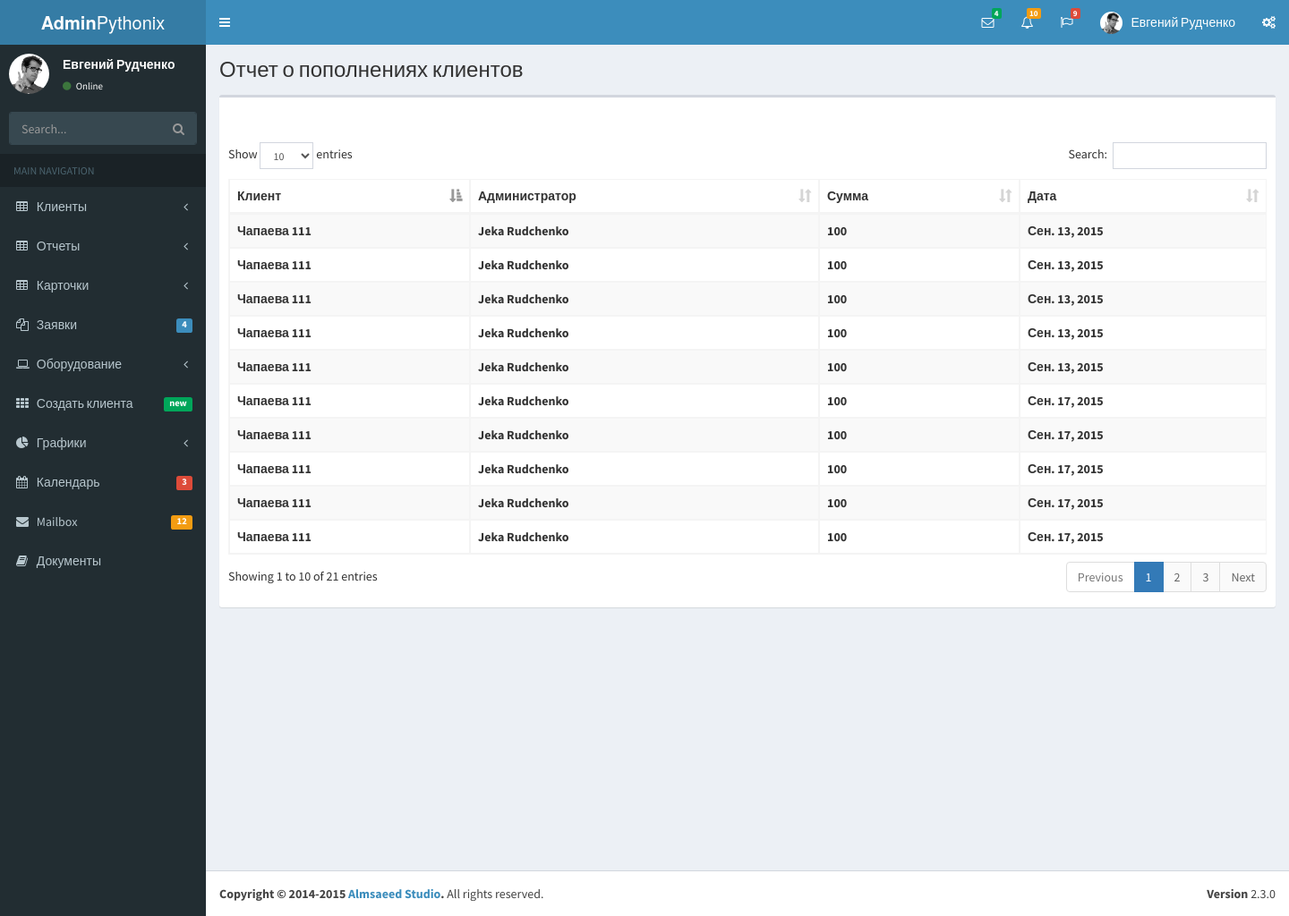
The app's page /pythonix_admin/report_pay_admin_list/ (signed in) with its own data.
### app_admin/models.py (models this page shows, shortened)
class ReportPayAdmin(models.Model):
    id_admin_select = models.ForeignKey(AdminProfile, verbose_name='Выбор Администратора')
    id_client_select = models.ForeignKey(Clients, verbose_name='Выбор Клиента')
    sum = models.IntegerField(verbose_name='Сумма пополнения')
    date_of_refill = models.DateField(verbose_name='Дата пополнения', auto_now_add=True)
    class Meta:
        verbose_name = u"Пополнение администратором"
        verbose_name_plural = u"Пополнение администратором"
        db_table = "report_pay_admin"

class Clients(User):
    objects = UserManager()
    ip_address = models.GenericIPAddressField(verbose_name='IP адрес клиена')
    ipv6_address = models.GenericIPAddressField(verbose_name='IPv6 адрес клиена', default="2001:0db8:11a3:09d7:1f34:8a2e:07a0:765d")
    send_sms = models.BooleanField(verbose_name='Желание получать смс', default=False)
    select_tarif = models.ForeignKey(Tarifs, verbose_name='Выбор тарифа')
    select_clients_group = models.ForeignKey(ClientsGroups, verbose_name='Выбор группы клиентов')
    create_date = models.DateField(verbose_name='Дата подключения', auto_now_add=True)
    end_used_date = models.DateField(verbose_name='Дата окончяния услуги', default=(datetime.datetime.now() + datetime.timedelta(days=7)))
    select_street = models.ForeignKey(Streets, verbose_name='Выбор улицы')
    mobile_phone = models.CharField(max_length=50, verbose_name='Мобильный телефон', blank=True, null=True,)
    home_address = models.CharField(max_length=50, verbose_name='Домашний адрес', blank=True, null=True,)
    network_traffic_per_day = models.IntegerField(verbose_name='Сетевой трафик за день', null=True, default=0)
    network_traffic_for_the_month = models.IntegerField(verbose_name='Сетевой трафик за месяц', null=True, default=0)
    balance = models.IntegerField(verbose_name='Баланс', default=0)
    internet_status = models.BooleanField(verbose_name='Статус клиента, доступ разрешен/запрещен', default=1)
    error_card = models.IntegerField(verbose_name='Ошибки пополнения карточкой', null=True, default=0)
    deleted_user = models.BooleanField(default=False, verbose_name='Статус удаления пользователя')
    key = models.CharField(max_length=50, default="000000000")
    class Meta:
        verbose_name = u"Клиент"
        verbose_name_plural = u"Клиенты"
        db_table = "clients"

class Streets(models.Model):
    title = models.CharField(max_length=150, verbose_name='Название улицы')
    select_physical_network = models.ForeignKey(PhysicalNetwork, verbose_name='Выбор физической сети')
    class Meta:
        verbose_name = u'Улицу'
        verbose_name_plural = u'Улицы'
        db_table = 'streets'

### app_admin/views.py (the view)
class ReportPayAdminList(admin_mixin.BaseAdminContentMixin, ListView):
    template_name = 'app_admin/report_pay_list.html'
    context_object_name = 'report_pay_list'
    def get_queryset(self):
        return app_admin_models.ReportPayAdmin.objects.all()

### app_core/admin_mixin.py (called while the page is built)
    @method_decorator(login_required)
    def dispatch(self, request, *args, **kwargs):
        try:
            ca = app_admin_models.AdminProfile.objects.get(id=self.request.user.id)
        except:
            if User.objects.get(id=self.request.user.id).is_superuser == False:
                return HttpResponseForbidden()
        return super(BaseAdminContentMixin, self).dispatch(request, *args, **kwargs)

    def get_context_data(self, **kwargs):
        context = super(BaseAdminContentMixin, self).get_context_data(**kwargs)
        context['access_clients_groups'] = app_admin_models.ClientsGroups.objects.filter(select_admin=self.request.user)
        context['clients_count'] = app_admin_models.Clients.objects.all().count()
        return context

### app_admin/templates/app_admin/report_pay_list.html (shortened to what this page needs)
{% extends 'app_admin/base.html' %}
{% load staticfiles %}
{% block css_block %}
    <link rel="stylesheet" href="{% static "bootstrap/css/bootstrap.min.css" %}">
    <link rel="stylesheet" href="https://maxcdn.bootstrapcdn.com/font-awesome/4.4.0/css/font-awesome.min.css">
    <link rel="stylesheet" href="https://code.ionicframework.com/ionicons/2.0.1/css/ionicons.min.css">
    <link rel="stylesheet" href="{% static "plugins/datatables/dataTables.bootstrap.css" %}">
    <link rel="stylesheet" href="{% static "dist/css/AdminLTE.min.css" %}">
    <link rel="stylesheet" href="{% static "dist/css/skins/_all-skins.min.css" %}">
{% endblock %}
{% block Content %}
    <div class="content-wrapper">
        <section class="content-header">
          <h1>
            Отчет о пополнениях клиентов
          </h1>
        </section>
        <section class="content">
          <div class="row">
            <div class="col-xs-12">
              <div class="box">
                <div class="box-header">
                </div>
                <div class="box-body">
                  <table id="example1" class="table table-bordered table-striped">
                    <thead>
                      <tr>
                        <th>Клиент</th>
                        <th>Администратор</th>
                        <th>Сумма</th>
                        <th>Дата</th>
                      </tr>
                    </thead>
                    <tbody>
                      {% for pay in report_pay_list %}
                      <tr>
                        <th>{{ pay.id_client_select.select_street.title }} {{ pay.id_client_select.home_address }}</th>
                        <th>{{ pay.id_admin_select.first_name }} {{ pay.id_admin_select.last_name }}</th>
                        <th>{{ pay.sum }}</th>
                        <th>{{ pay.date_of_refill }}</th>
                      </tr>
                        {% endfor %}
                    </tbody>
                  </table>
                </div>
              </div>
            </div>
          </div>
        </section>
      </div>
{% endblock %}

### app_admin/templates/app_admin/base.html (shortened to what this page needs)
<!DOCTYPE html>
<html>
  <head>
    {% load staticfiles %}
    {% block css_block %}{% endblock %}
  </head>
  <body class="hold-transition skin-blue sidebar-mini">
    <div class="wrapper">
      <header class="main-header">
        <a href="{% url 'pythonix_admin:pythonix_admin' %}" class="logo">
          <span class="logo-lg"><b>Admin</b>Pythonix</span>
        </a>
        <nav class="navbar navbar-static-top" role="navigation">
          <a href="#" class="sidebar-toggle" data-toggle="offcanvas" role="button">
          </a>
          <div class="navbar-custom-menu">
            <ul class="nav navbar-nav">
              <li class="dropdown messages-menu">
                <a href="#" class="dropdown-toggle" data-toggle="dropdown">
                  <i class="fa fa-envelope-o"></i>
                  <span class="label label-success">4</span>
                </a>
              </li>
              <li class="dropdown notifications-menu">
                <a href="#" class="dropdown-toggle" data-toggle="dropdown">
                  <i class="fa fa-bell-o"></i>
                  <span class="label label-warning">10</span>
                </a>
              </li>
              <li class="dropdown tasks-menu">
                <a href="#" class="dropdown-toggle" data-toggle="dropdown">
                  <i class="fa fa-flag-o"></i>
                  <span class="label label-danger">9</span>
                </a>
              </li>
              <li class="dropdown user user-menu">
                <a href="#" class="dropdown-toggle" data-toggle="dropdown">
                  <img src="{% static "dist/img/user2-160x160.jpg" %}" class="user-image" alt="User Image">
                  <span class="hidden-xs">{{ request.user.first_name }} {{ request.user.last_name }}</span>
                </a>
              </li>
              <li>
                <a href="#" data-toggle="control-sidebar"><i class="fa fa-gears"></i></a>
              </li>
            </ul>
          </div>
        </nav>
      </header>
      <aside class="main-sidebar">
        <section class="sidebar">
          <div class="user-panel">
            <div class="pull-left image">
              <img src="{% static "dist/img/user2-160x160.jpg" %}" class="img-circle" alt="User Image">
            </div>
            <div class="pull-left info">
              <p>{{ request.user.first_name }} {{ request.user.last_name }}</p>
              <a href="#"><i class="fa fa-circle text-success"></i> Online</a>
            </div>
          </div>
          <form action="#" method="get" class="sidebar-form">
            <div class="input-group">
              <input type="text" name="q" class="form-control" placeholder="Search...">
              <span class="input-group-btn">
                <button type="submit" name="search" id="search-btn" class="btn btn-flat"><i class="fa fa-search"></i></button>
              </span>
            </div>
          </form>
          <ul class="sidebar-menu">
            <li class="header">MAIN NAVIGATION</li>
            <li class="treeview">
              <a href="#">
                <i class="fa fa-table"></i> <span>Клиенты</span>
                <i class="fa fa-angle-left pull-right"></i>
              </a>
            </li>
            <li class="treeview">
              <a href="#">
                <i class="fa fa-table"></i> <span>Отчеты</span>
                <i class="fa fa-angle-left pull-right"></i>
              </a>
            </li>
            <li class="treeview">
              <a href="#">
                <i class="fa fa-table"></i> <span>Карточки</span>
                <i class="fa fa-angle-left pull-right"></i>
              </a>
            </li>
            <li class="treeview">
              <a href="#">
                <i class="fa fa-files-o"></i>
                <span>Заявки</span>
                <span class="label label-primary pull-right">4</span>
              </a>
            </li>
            <li class="treeview">
              <a href="#">
                <i class="fa fa-laptop"></i>
                <span>Оборудование</span>
                <i class="fa fa-angle-left pull-right"></i>
              </a>
            </li>
            <li>
              <a href="{% url 'pythonix_admin:create_client' %}">
                <i class="fa fa-th"></i> <span>Создать клиента</span> <small class="label pull-right bg-green">new</small>
              </a>
            </li>
            <li class="treeview">
              <a href="#">
                <i class="fa fa-pie-chart"></i>
                <span>Графики</span>
                <i class="fa fa-angle-left pull-right"></i>
              </a>
            </li>
            <li>
              <a href="">
                <i class="fa fa-calendar"></i> <span>Календарь</span>
                <small class="label pull-right bg-red">3</small>
              </a>
            </li>
            <li>
              <a href="">
                <i class="fa fa-envelope"></i> <span>Mailbox</span>
                <small class="label pull-right bg-yellow">12</small>
              </a>
            </li>
            <li><a href=""><i class="fa fa-book"></i> <span>Документы</span></a></li>
          </ul>
        </section>
      </aside>
      {% block Content %}
      {% endblock %}
      <footer class="main-footer">
        <div class="pull-right hidden-xs">
          <b>Version</b> 2.3.0
        </div>
        <strong>Copyright &copy; 2014-2015 <a href="http://almsaeedstudio.com">Almsaeed Studio</a>.</strong> All rights reserved.
      </footer>
    </div>
  </body>
</html>

### records on screen
ReportPayAdmin: id_client_select.select_street "Чапаева", id_client_select.home_address "111", id_admin_select.first_name "Jeka", id_admin_select.last_name "Rudchenko", sum "100", date_of_refill "Сен. 13, 2015"
ReportPayAdmin: id_client_select.select_street "Чапаева", id_client_select.home_address "111", id_admin_select.first_name "Jeka", id_admin_select.last_name "Rudchenko", sum "100", date_of_refill "Сен. 13, 2015"
ReportPayAdmin: id_client_select.select_street "Чапаева", id_client_select.home_address "111", id_admin_select.first_name "Jeka", id_admin_select.last_name "Rudchenko", sum "100", date_of_refill "Сен. 13, 2015"
ReportPayAdmin: id_client_select.select_street "Чапаева", id_client_select.home_address "111", id_admin_select.first_name "Jeka", id_admin_select.last_name "Rudchenko", sum "100", date_of_refill "Сен. 13, 2015"
ReportPayAdmin: id_client_select.select_street "Чапаева", id_client_select.home_address "111", id_admin_select.first_name "Jeka", id_admin_select.last_name "Rudchenko", sum "100", date_of_refill "Сен. 13, 2015"
ReportPayAdmin: id_client_select.select_street "Чапаева", id_client_select.home_address "111", id_admin_select.first_name "Jeka", id_admin_select.last_name "Rudchenko", sum "100", date_of_refill "Сен. 17, 2015"
ReportPayAdmin: id_client_select.select_street "Чапаева", id_client_select.home_address "111", id_admin_select.first_name "Jeka", id_admin_select.last_name "Rudchenko", sum "100", date_of_refill "Сен. 17, 2015"
ReportPayAdmin: id_client_select.select_street "Чапаева", id_client_select.home_address "111", id_admin_select.first_name "Jeka", id_admin_select.last_name "Rudchenko", sum "100", date_of_refill "Сен. 17, 2015"
ReportPayAdmin: id_client_select.select_street "Чапаева", id_client_select.home_address "111", id_admin_select.first_name "Jeka", id_admin_select.last_name "Rudchenko", sum "100", date_of_refill "Сен. 17, 2015"
ReportPayAdmin: id_client_select.select_street "Чапаева", id_client_select.home_address "111", id_admin_select.first_name "Jeka", id_admin_select.last_name "Rudchenko", sum "100", date_of_refill "Сен. 17, 2015"

### other values on screen
{{ request.user.first_name }} "Евгений"
{{ request.user.last_name }} "Рудченко"
